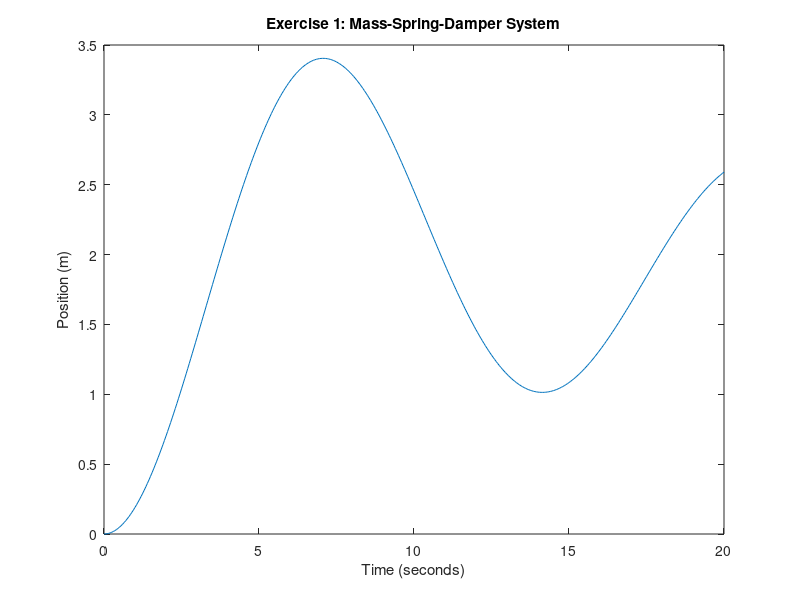
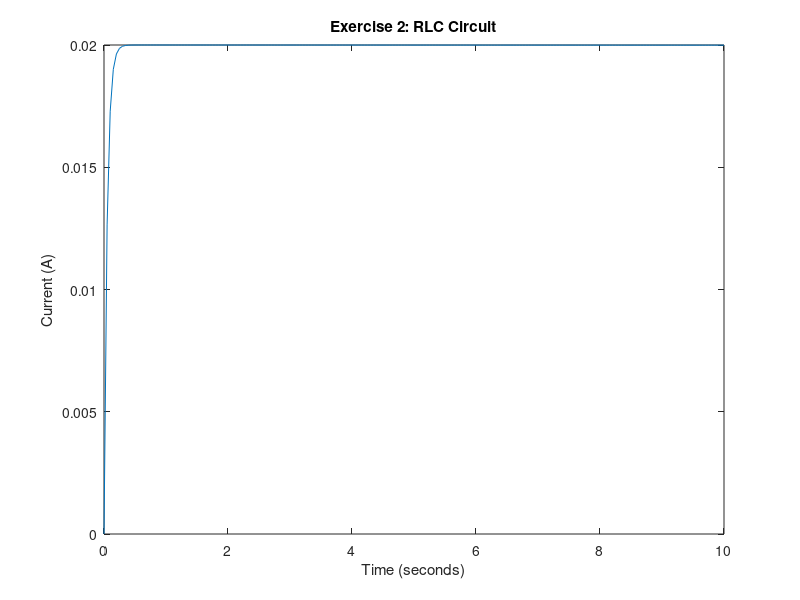
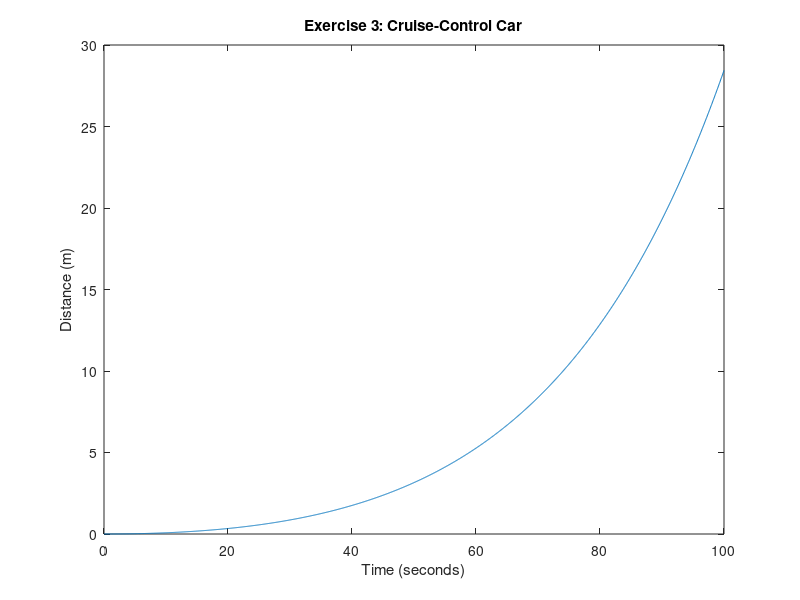

Write the MATLAB code that produced these figures, in order. (Note: this script raises an error after producing the figures.)
% This script is written for Lab 2 of ES3011 B26 by 
% Aditi Bhattamishra, Kate Stahler, and Yael Whitson (Team 13).
% The script is adapted using a demo script previously provided. 
% Due 11/4/2026

clear; clc;

%% Mass-Springer-Damper System (Q1)

% Create system properties and constants variables
m = 5; %mass [Kg]
k = 1.0; %spring constant [N/m]
b = 0.5; %damping constant [N*s/m]
F = 2; %input force [N]

% Set time array variables
T = 20; %simulation time [s]
dt = 0.05; %time step [s]
t = 0:dt:T; %time array [t]

% Create state space equation coefficient variables
A = [0 1;
     -k/m -b/m];
B = [0; 1/m];
C = [1 0];
D = 0;
sys = ss(A,B,C,D);

% Set input array
u = F*ones(size(t));

% Run simulation
[y1, x1] = lsim(sys,u,t);

% Make figure (we do this manually to create four separate plots without
% overwriting)
figure;
plot (x1, y1);
title("Exercise 1: Mass-Spring-Damper System");
xlabel("Time (seconds)");
ylabel("Position (m)");

%% RLC Circuit (Q2)

% Create system properties and constants variables
L = 5; %inductance [H]
c = 300; %capacitance [F]
R = 100; %resistance [Kohm]
V = 300; %input voltage [V]

% Set time array variables
T = 10; %simulation time [s]
dt = 0.05; %time step [s]
t = 0:dt:T; %time array [t]

% Create state space equation coefficient variables
A = [0 1;
    -1/(L*c) -R/L];
B = [0; 1/L];
C = [0 1];
D = 0;
sys = ss(A,B,C,D);

% Set input array
u = F*ones(size(t));

% Run simulation
[y2, x2] = lsim(sys,u,t);

% Make figure
figure;
plot (x2, y2);
title("Exercise 2: RLC Circuit");
xlabel("Time (seconds)");
ylabel("Current (A)");

%% Cruise-Control Car (Q3)

% Create system properties and constants variables
m = 1500; %vehicle mass [kg]
b = 50; %damping coefficient [N*s/m]
U = 1500; %input force [N]

% Set time array variables
T = 100; %simulation time [s]
dt = 0.05; %time step [s]
t = 0:dt:T; %time array [t]

% Create state space equation coefficient variables
A = [0 1;
    0 b/m]; 
B = [0; 1/m]; 
C = [1 0];
D = 0;
sys = ss(A,B,C,D);

% Set input array
u = F*ones(size(t));

% Run simulation
[y3, x3] = lsim(sys,u,t);

% Make figure
figure;
plot (x3, y3);
title("Exercise 3: Cruise-Control Car");
xlabel("Time (seconds)");
ylabel("Distance (m)"); %fill in and delete this comment after

%% Motor Position (Q4)

% Create system properties and constants variables
J = 3*10^(-6); %rotor moment of inertia [kg*m^2]
b = 3.5*10^(-6); %motor friction coefficient [N*s/m]
K = 0.025; %electric force/motor torque coefficient [V/rad/sec]
R = 5; %resistance [Ohm]
L = 3*10^(-6); %inductance [H]
V = 100; %input voltage [V]

% Set time array variables
T = 10; %simulation time [s]
dt = 0.05; %time step [s]
t = 0:dt:T; %time array [t]

% Create state space equation coefficient variables
A = []; %fill in and delete this comment after
B = []; %fill in and delete this comment after
C = []; %fill in and delete this comment after
D = []; %fill in and delete this comment after
sys = ss(A,B,C,D);

% Set input array
u = F*ones(size(t));

% Run simulation
[y4, x4] = lsim(sys,u,t);

% Make figure
figure;
plot (x4, y4);
title("Exercise 4: Motor Position");
xlabel("Time (seconds)");
ylabel(""); %fill in and delete this comment after
